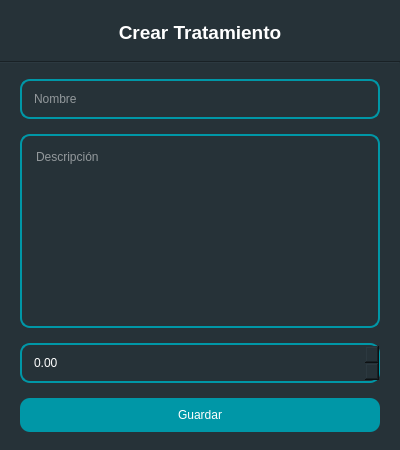
<?xml version="1.0" encoding="UTF-8"?>
<ui version="4.0">
 <class>Dialog</class>
 <widget class="QDialog" name="Dialog">
  <property name="windowModality">
   <enum>Qt::NonModal</enum>
  </property>
  <property name="geometry">
   <rect>
    <x>0</x>
    <y>0</y>
    <width>400</width>
    <height>450</height>
   </rect>
  </property>
  <property name="minimumSize">
   <size>
    <width>400</width>
    <height>450</height>
   </size>
  </property>
  <property name="maximumSize">
   <size>
    <width>400</width>
    <height>450</height>
   </size>
  </property>
  <property name="windowTitle">
   <string>Tratamiento</string>
  </property>
  <property name="styleSheet">
   <string notr="true">background-color: #263238;</string>
  </property>
  <property name="modal">
   <bool>false</bool>
  </property>
  <layout class="QHBoxLayout" name="horizontalLayout">
   <property name="spacing">
    <number>0</number>
   </property>
   <property name="leftMargin">
    <number>0</number>
   </property>
   <property name="topMargin">
    <number>0</number>
   </property>
   <property name="rightMargin">
    <number>0</number>
   </property>
   <property name="bottomMargin">
    <number>0</number>
   </property>
   <item>
    <widget class="QWidget" name="widget" native="true">
     <property name="styleSheet">
      <string notr="true">QLineEdit {
    color:  white;
    border-style:  solid;
    border-width: 1.5px;
    border-color: #0097a7;
	border-radius: 10px;
	padding: 10px;
}

QDateEdit {
    color:  white;
    border-style:  solid;
    border-width: 1.5px;
    border-color: #0097a7;
	border-radius: 10px;
	padding: 10px;
}

QComboBox {
    color:  white;
    border-style:  solid;
    border-width: 1.5px;
    border-color: #0097a7;
	border-radius: 10px;
	padding: 10px;
}

QPlainTextEdit {
    color:  white;
    border-style:  solid;
    border-width: 1.5px;
    border-color: #0097a7;
	border-radius: 10px;
	padding: 10px;
}

QDoubleSpinBox {
    color:  white;
    border-style:  solid;
    border-width: 1.5px;
    border-color: #0097a7;
	border-radius: 10px;
	padding: 10px;
}</string>
     </property>
     <layout class="QVBoxLayout" name="verticalLayout" stretch="1,0,8">
      <property name="spacing">
       <number>6</number>
      </property>
      <property name="leftMargin">
       <number>0</number>
      </property>
      <property name="rightMargin">
       <number>0</number>
      </property>
      <item>
       <widget class="QFrame" name="frame">
        <property name="frameShape">
         <enum>QFrame::NoFrame</enum>
        </property>
        <property name="frameShadow">
         <enum>QFrame::Raised</enum>
        </property>
        <layout class="QVBoxLayout" name="verticalLayout_2" stretch="0">
         <item>
          <widget class="QLabel" name="lbl_title">
           <property name="font">
            <font>
             <pointsize>14</pointsize>
             <weight>75</weight>
             <bold>true</bold>
            </font>
           </property>
           <property name="layoutDirection">
            <enum>Qt::LeftToRight</enum>
           </property>
           <property name="styleSheet">
            <string notr="true">color: white;</string>
           </property>
           <property name="lineWidth">
            <number>1</number>
           </property>
           <property name="text">
            <string>Crear Tratamiento</string>
           </property>
           <property name="alignment">
            <set>Qt::AlignCenter</set>
           </property>
          </widget>
         </item>
        </layout>
       </widget>
      </item>
      <item>
       <widget class="Line" name="line">
        <property name="orientation">
         <enum>Qt::Horizontal</enum>
        </property>
       </widget>
      </item>
      <item>
       <widget class="QFrame" name="frame_2">
        <property name="frameShape">
         <enum>QFrame::NoFrame</enum>
        </property>
        <property name="frameShadow">
         <enum>QFrame::Raised</enum>
        </property>
        <layout class="QVBoxLayout" name="verticalLayout_3">
         <property name="spacing">
          <number>15</number>
         </property>
         <property name="leftMargin">
          <number>20</number>
         </property>
         <property name="rightMargin">
          <number>20</number>
         </property>
         <item>
          <widget class="QLineEdit" name="input_nombre">
           <property name="styleSheet">
            <string notr="true"/>
           </property>
           <property name="placeholderText">
            <string>Nombre</string>
           </property>
          </widget>
         </item>
         <item>
          <widget class="QPlainTextEdit" name="txt_descripcion">
           <property name="lineWrapMode">
            <enum>QPlainTextEdit::WidgetWidth</enum>
           </property>
           <property name="placeholderText">
            <string>Descripción</string>
           </property>
          </widget>
         </item>
         <item>
          <widget class="QDoubleSpinBox" name="dbl_precio"/>
         </item>
         <item>
          <widget class="QPushButton" name="btn_save">
           <property name="cursor">
            <cursorShape>PointingHandCursor</cursorShape>
           </property>
           <property name="styleSheet">
            <string notr="true">QPushButton {
    color:  white;
	background-color: #0097a7;
	border-radius: 10px;
	padding: 10px;
}</string>
           </property>
           <property name="text">
            <string>Guardar</string>
           </property>
          </widget>
         </item>
        </layout>
       </widget>
      </item>
     </layout>
    </widget>
   </item>
  </layout>
 </widget>
 <resources/>
 <connections/>
</ui>
